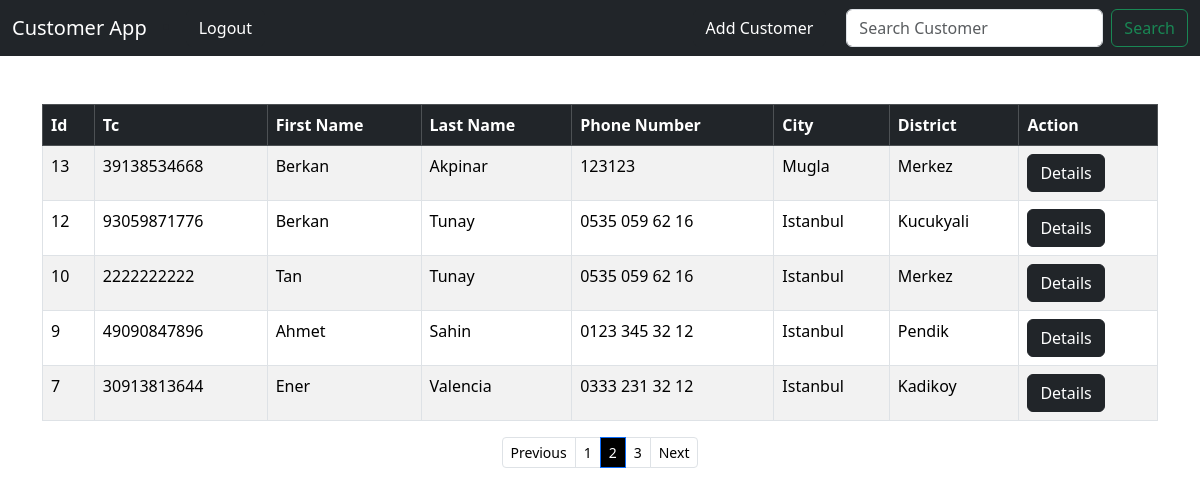
Page /?page=2 (signed in) on the committed database.
### crm/models.py (models this page shows, shortened)
class Customer(models.Model):
    created_at = models.DateTimeField(auto_now_add=True)
    tc_no = models.IntegerField(editable=True, validators=[
        RegexValidator(r'^[1-9]{1}[0-9]{9}[02468]{1}$', message="Invalid Tc No ", code="invalid_number")], unique=True)
    first_name = models.CharField(max_length=50, editable=True)
    last_name =  models.CharField(max_length=50, editable=True)
    phone = models.CharField(max_length=15, editable=True)
    city =  models.CharField(max_length=50, editable=True)
    district =  models.CharField(max_length=50, editable=True)

### crm/views.py (the view)
# urls.py: path("", views.home, name="home"),
def home(request):
    if request.method == 'POST':
        username = request.POST['username']
        password = request.POST['password']
        user = authenticate(request, username=username, password=password)
        if user is not None:
            login(request, user)
            messages.success(request, "You have been logged in!")
            return redirect('home')
        else :
            messages.error(request, "There was an error! Please check your password or username!")
            return redirect('home')
    else :
        p = Paginator(Customer.objects.all().order_by('-created_at'), 5)
        page = request.GET.get('page')
        customers = p.get_page(page)
        return render(request, 'home.html', {'customers' : customers})

### crm/templates/home.html (shortened to what this page needs)
{% extends 'base.html' %}
{% block content %}
    {% if user.is_authenticated %}
        <table class="table table-striped table-hover table-bordered">
          <thead class="table-dark" >
            <tr >
              <th scope="col">Id</th>
              <th scope="col">Tc</th>
              <th scope="col">First Name</th>
              <th scope="col">Last Name</th>
              <th scope="col">Phone Number</th>
              <th scope="col">City</th>
              <th scope="col">District</th>
              <th scope="col">Action</th>
            </tr>
          </thead>
          <tbody>
              {% if customers %}
                {% for customer in customers %}
                    <tr>
                      <td>{{ customer.id }}</td>
                      <td>{{ customer.tc_no }}</td>
                      <td>{{ customer.first_name }}</td>
                      <td>{{ customer.last_name }}</td>
                      <td>{{ customer.phone }}</td>
                      <td>{{ customer.city }}</td>
                      <td>{{ customer.district }}</td>
                      <td><a href="{% url 'customer' customer.id %}" class="btn btn-dark">Details</a></td>
                    </tr>
                {% endfor %}
              {% endif %}
          </tbody>
        </table>
          <nav aria-label="Page navigation example">
            <ul class="pagination justify-content-center pagination-sm">
              {% if customers.has_previous %}
                <li class="page-item " ><a class="page-link" style="color: black;" href="?page={{ customers.previous_page_number }}">Previous</a></li>
                <li class="page-item "><a class="page-link" style="color: black;" href="?page={{ customers.previous_page_number }}">{{ customers.previous_page_number }}</a></li>
              {% endif %}
                <li class="page-item active">
                  <span class="page-link" style="color: white; background-color: black;">
                    {{ customers.number }}
                  </span>
                </li>
              {% if customers.has_next %}
              <li class="page-item"><a class="page-link" style="color: black;" href="?page={{ customers.next_page_number }}">{{ customers.next_page_number }}</a></li>
              <li class="page-item"><a class="page-link" style="color: black;" href="?page={{ customers.next_page_number }}">Next</a></li>
              {% endif %}
            </ul>
          </nav>
    {% endif %}
{% endblock content %}

### rows in the picture
Customer: id "13", tc_no "39138534668", first_name "Berkan", last_name "Akpinar", phone "123123", city "Mugla", district "Merkez"
Customer: id "12", tc_no "93059871776", first_name "Berkan", last_name "Tunay", phone "0535 059 62 16", city "Istanbul", district "Kucukyali"
Customer: id "10", tc_no "2222222222", first_name "Tan", last_name "Tunay", phone "0535 059 62 16", city "Istanbul", district "Merkez"
Customer: id "9", tc_no "49090847896", first_name "Ahmet", last_name "Sahin", phone "0123 345 32 12", city "Istanbul", district "Pendik"
Customer: id "7", tc_no "30913813644", first_name "Ener", last_name "Valencia", phone "0333 231 32 12", city "Istanbul", district "Kadikoy"

### other values in the picture
{{ customers.previous_page_number }} "1"
{{ customers.number }} "2"
{{ customers.next_page_number }} "3"
